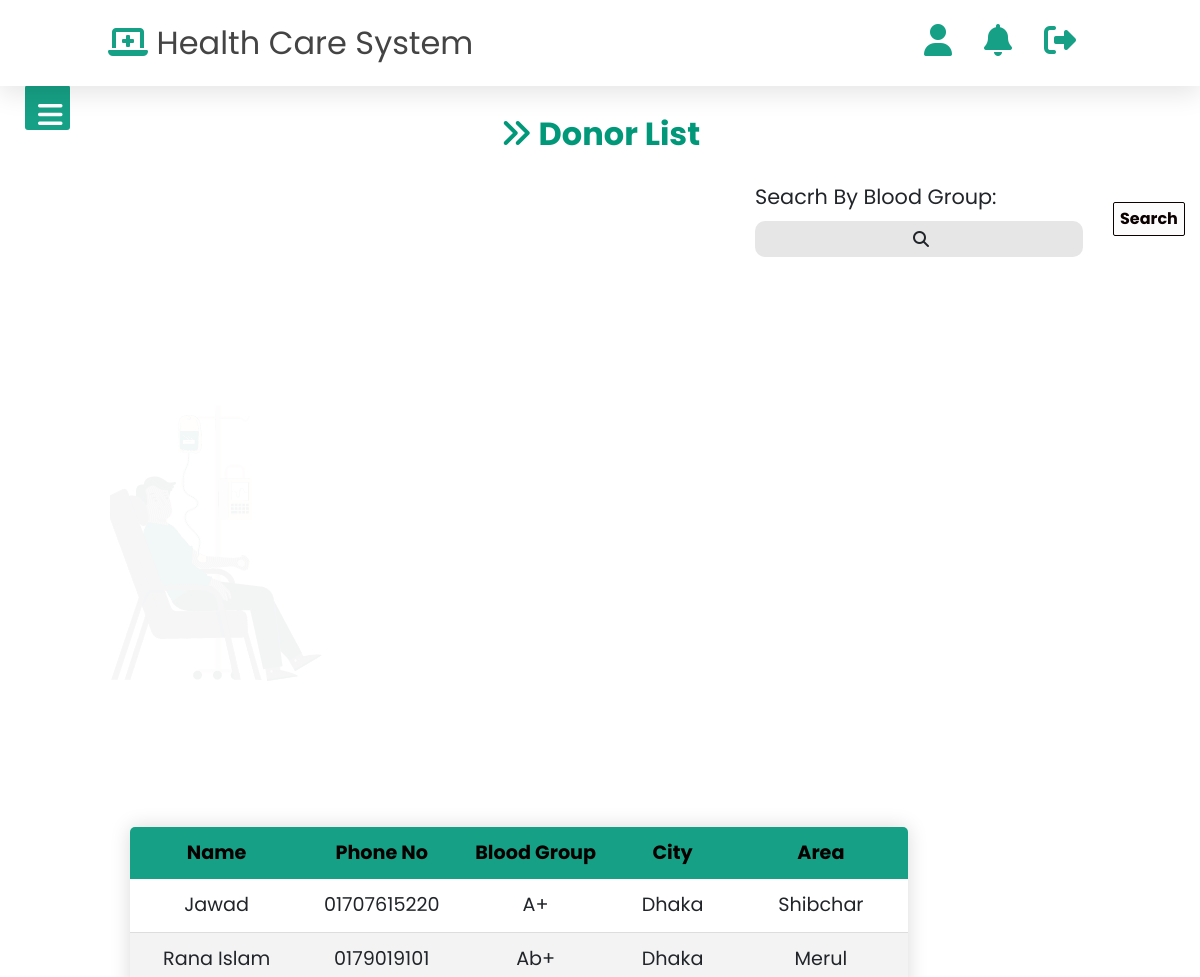
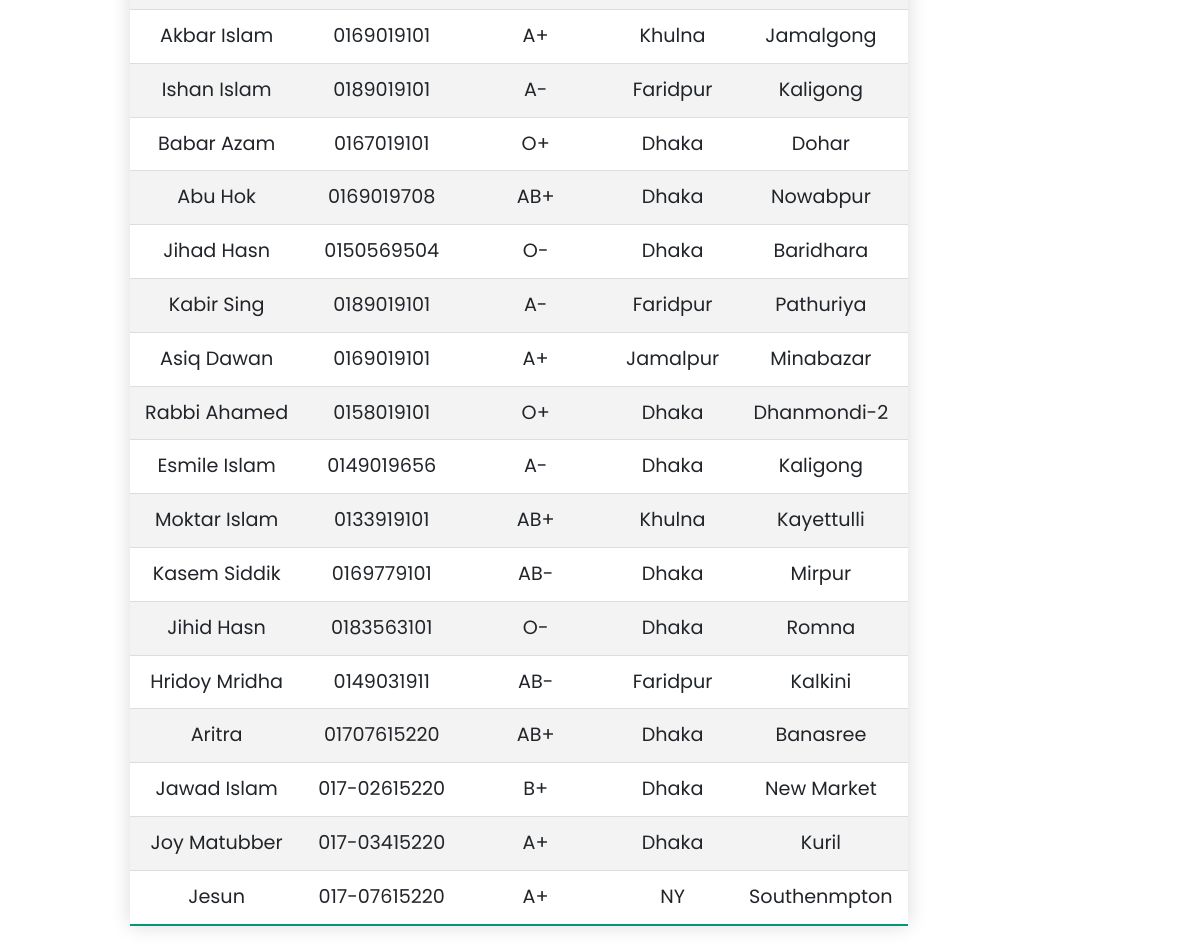
/PHP/Patient/Donorlist.php (signed in), run on the app's committed database (2 pictures, top to bottom).
### tables this page shows
CREATE TABLE `donortbl` (
  `did` int(255) NOT NULL,
  `dnrname` varchar(50) NOT NULL,
  `dnrphone` varchar(50) NOT NULL,
  `dnrbrgp` varchar(50) NOT NULL,
  `dnrcity` varchar(50) NOT NULL,
  `dnrarea` varchar(50) NOT NULL
);

### PHP/Patient/Donorlist.php (the view, shortened to what this page needs)
<?php
require_once './includes/header.php';
require_once './includes/sidebar.php';
?>
<?php
function ShowDonor($sql)
{
    require_once '../conn.php';
    $query = $sql;
    $result = mysqli_query($conn, $query);
    while ($r = mysqli_fetch_array($result)) {
        echo '<tr>';
        echo '<td><center>' . $r['dnrname'] . '</center></td>';
        echo '<td><center>' . $r['dnrphone'] . '</center></td>';
        echo '<td><center>' . $r['dnrbrgp'] . '</center></td>';
        echo '<td><center>' . $r['dnrcity'] . '</center></td>';
        echo '<td><center>' . $r['dnrarea'] . '</center></td>';
        echo '</tr><center>';
    }
}
?>
<section class="Dnrlist">
<div class="titletext">
        <h2><i class="fas fa-angle-double-right"></i> Donor List</h2>
    </div>
    <form class="DonorList-Form" action="<?php echo $_SERVER['PHP_SELF']; ?>" method="post">
        <div class="srchdt">
            <div class="Dnrin">
                <label id="dnrl1" for="Search">Seacrh By Blood Group: </label>
                <input id="Dnrsrc" type="text" name="search" value="<?php if (isset($_POST['search'])) echo $_POST['search']; ?>" required><i class="fas fa-search"></i>
            </div>
            <div class="dtsrc">
                <button type="submit" name="submit" class="dtsrcbtn">Search</button>
            </div>
        </div>
    </form>
    <div class="dnrimg">
        <img src="../../Images/dnr.gif" alt="" >
    </div>
    <div class="dnrtbl">
    <table class="tablestyle">
        <thead>
            <tr>
                <th>Name</th>
                <th>Phone No</th>
                <th>Blood Group</th>
                <th>City</th>
                <th>Area</th>
            </tr>
        </thead>
        <tbody>
    </div>
</section>
    <?php
    if (isset($_POST["submit"])) {
        $Blodgrp = $_POST['search'];
        $qry = "SELECT * FROM donortbl WHERE dnrbrgp like '%$Blodgrp%'";
        ShowDonor($qry);
    } else {
        $qry = "SELECT *FROM donortbl";
        ShowDonor($qry);
    }
    ?>
</body>

### PHP/Patient/css/style.css (style rules this page uses)
* { margin: 0; padding: 0; box-sizing: border-box; font-family: "Poppins", sans-serif; outline: none; border: none; text-transform: capitalize; text-decoration: none; }
.srchdt { display: flex; align-items: center; margin-left: 300px; }
.srchdt>div { margin: 15px; }
.dtsrcbtn { color: #0c0101; background-color: #fcfcfc; padding: 4px 6px; font-weight: bold; cursor: pointer; transition: opacity 0.4s; border: solid; border-width: 1px; border-radius: 2px; font-size: 1em; }
.tablestyle { border-collapse: collapse; margin: 25px 0; margin-bottom: 101px; font-size: 1.2rem; min-width: 400px; border-radius: 5px 5px 0 0; overflow: hidden; box-shadow: 0 0 20px rgba(0, 0, 0, 0.15); }
.tablestyle thead tr { background-color: #16a085; color: #070000; text-align: center; font-weight: bold; }
.tablestyle th, .tablestyle td { padding: 12px 15px; }
.tablestyle tbody tr { border-bottom: 1px solid #dddddd; }
.tablestyle tbody tr:nth-of-type(even) { background-color: #f3f3f3; }
.tablestyle tbody tr:last-of-type { border-bottom: 2px solid #009879; }
.Dnrlist { margin-left: 100px; margin-right: 100px; top: 100px; padding: 10px; }
.Dnrin i { position: absolute; margin-top: 10px; margin-left: -170px; }
#dnrl1 { font-size: 1.3rem; }
#Dnrsrc { background: #e6e6e6; color: rgb(3, 2, 2); letter-spacing: 0.5px; padding: 6px 6px; border-radius: 10px; font-size: 1rem; text-align: center; }
.DonorList-Form { margin-left: 330px; }
.dnrimg { float: left; margin-top: 10px; margin-left: 0px; }
.dnrtbl { float: left; margin-top: 20px; margin-left: 20px; font-size: 1.5rem; }
.titletext h2 { padding: 5px; color: #009879; text-align: center; font-weight: bold; }

### data on the page
donortbl: dnrname "Jawad", dnrphone "01707615220", dnrbrgp "A+", dnrcity "Dhaka", dnrarea "Shibchar"
donortbl: dnrname "Rana Islam", dnrphone "0179019101", dnrbrgp "Ab+", dnrcity "Dhaka", dnrarea "Merul"
donortbl: dnrname "Akbar Islam", dnrphone "0169019101", dnrbrgp "A+", dnrcity "Khulna", dnrarea "Jamalgong"
donortbl: dnrname "Ishan Islam", dnrphone "0189019101", dnrbrgp "A-", dnrcity "Faridpur", dnrarea "Kaligong"
donortbl: dnrname "Babar Azam", dnrphone "0167019101", dnrbrgp "O+", dnrcity "Dhaka", dnrarea "Dohar"
donortbl: dnrname "Abu Hok", dnrphone "0169019708", dnrbrgp "AB+", dnrcity "Dhaka", dnrarea "Nowabpur"
donortbl: dnrname "Jihad Hasn", dnrphone "0150569504", dnrbrgp "O-", dnrcity "Dhaka", dnrarea "Baridhara"
donortbl: dnrname "Kabir Sing", dnrphone "0189019101", dnrbrgp "A-", dnrcity "Faridpur", dnrarea "Pathuriya"
donortbl: dnrname "Asiq Dawan", dnrphone "0169019101", dnrbrgp "A+", dnrcity "Jamalpur", dnrarea "Minabazar"
donortbl: dnrname "Rabbi Ahamed", dnrphone "0158019101", dnrbrgp "O+", dnrcity "Dhaka", dnrarea "Dhanmondi-2"
donortbl: dnrname "Esmile Islam", dnrphone "0149019656", dnrbrgp "A-", dnrcity "Dhaka", dnrarea "Kaligong"
donortbl: dnrname "Moktar Islam", dnrphone "0133919101", dnrbrgp "AB+", dnrcity "Khulna", dnrarea "Kayettulli"
donortbl: dnrname "Kasem Siddik", dnrphone "0169779101", dnrbrgp "AB-", dnrcity "Dhaka", dnrarea "Mirpur"
donortbl: dnrname "Jihid Hasn", dnrphone "0183563101", dnrbrgp "O-", dnrcity "Dhaka", dnrarea "Romna"
donortbl: dnrname "Hridoy Mridha", dnrphone "0149031911", dnrbrgp "AB-", dnrcity "Faridpur", dnrarea "Kalkini"
donortbl: dnrname "Aritra", dnrphone "01707615220", dnrbrgp "AB+", dnrcity "Dhaka", dnrarea "Banasree"
donortbl: dnrname "Jawad Islam", dnrphone "017-02615220", dnrbrgp "B+", dnrcity "Dhaka", dnrarea "New Market"
donortbl: dnrname "Joy Matubber", dnrphone "017-03415220", dnrbrgp "A+", dnrcity "Dhaka", dnrarea "Kuril"
donortbl: dnrname "Jesun", dnrphone "017-07615220", dnrbrgp "A+", dnrcity "NY", dnrarea "Southenmpton"
